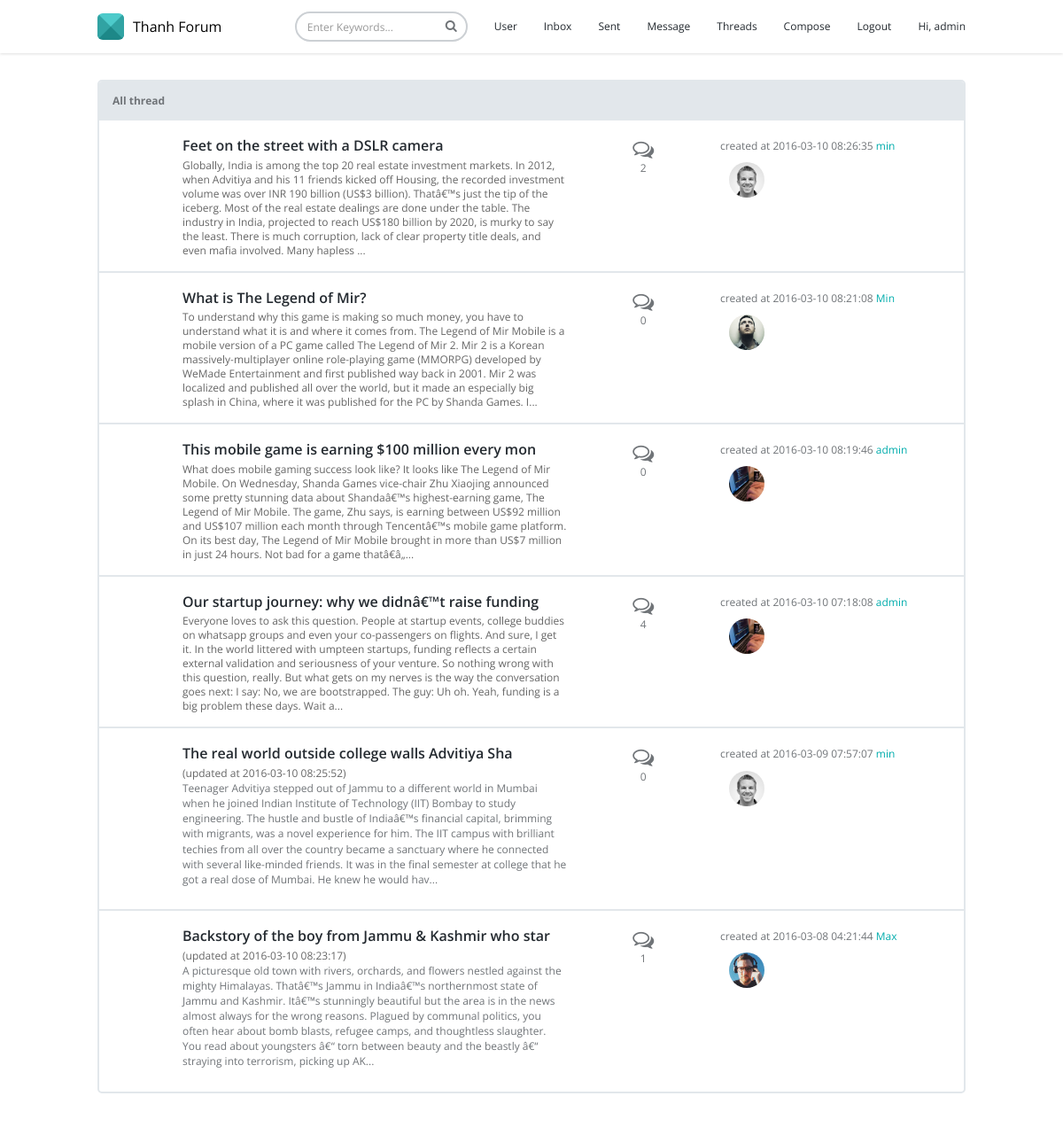
The page /home.php (signed in) on the database its author committed.
### tables this page shows
CREATE TABLE IF NOT EXISTS `thread` (
  `id` int(11) unsigned NOT NULL AUTO_INCREMENT,
  `title` varchar(50) NOT NULL,
  `content` text NOT NULL,
  `created_by` int(11) unsigned NOT NULL,
  `created_at` int(10) NOT NULL,
  `updated_at` int(10) DEFAULT NULL,
  PRIMARY KEY (`id`),
  KEY `created_by` (`created_by`)
);

CREATE TABLE IF NOT EXISTS `user` (
  `id` int(11) unsigned NOT NULL AUTO_INCREMENT,
  `name` varchar(50) NOT NULL,
  `email` varchar(50) NOT NULL,
  `avatar` varchar(100) DEFAULT NULL,
  `password` varchar(50) NOT NULL,
  PRIMARY KEY (`id`)
);

### OOPDatabase.php (called while the page is built, shortened)
<?php
class OOPDatabase{
	protected $_connection;
	public function __construct(){
		$this->_connection = mysqli_connect('localhost','root','123456','company');
	}
	public function getCommentByThreadId($id){
		$comments = array();
		$query = mysqli_query($this->_connection, "select * from post where thread_id = $id order by id desc");
		while ($row = mysqli_fetch_array($query)) {
			$comments[] = $this->loadComment($row);
		}
		return $comments;
	}
	public function loadComment($row){
		$comment = new Comment();
		$comment->id 		 = $row['id'];
		$comment->thread_id  = $row['thread_id'];
		$comment->content    = $row['content'];
		$comment->created_by = $row['created_by'];
		$comment->created_at = $row['created_at'];
		$comment->updated_at = $row['updated_at'];
		return $comment;
	}
	public function getThread(){
		$threads = [];
		$query = mysqli_query($this->_connection, "select * from thread order by id desc");
		while ($row = mysqli_fetch_array($query)) {
			$threads[] = $this->loadThread($row);
		}
		return $threads;
	}
	public function loadThread($row){
		$thread = new Thread();
		$thread->id = $row['id'];
		$thread->title = $row['title'];
		$thread->content = $row['content'];
		$thread->created_by = $row['created_by'];
		$thread->created_at = $row['created_at'];
		$thread->updated_at = $row['updated_at'];
		return $thread;
	}
	public function getNameById($id){
		$query = mysqli_query($this->_connection, "select * from user where id = $id");
		$row = mysqli_fetch_array($query);
		$user = new User();
		$user->name = $row['name'];
		return $user->name;
	}
	public function getAvatarById($id){
		$query = mysqli_query($this->_connection, "select * from user where id = $id");
		$row = mysqli_fetch_array($query);
		$user = new User();
		$user->avatar = $row['avatar'];
		return $user->avatar;
	}
}

### home.php (the view, shortened to what this page needs)
<?php
require('OOPDatabase.php');
$database = new OOPDatabase();
$threads = $database->getThread();
?>
<!DOCTYPE html>
<html lang="en">
<head>
	<?php include('header.php');?>
	<link type='text/css' rel='stylesheet' href='style.css'/>
</head>
<body>
	<?php include('menu.php'); ?>
	<div class="content">
		<div class="container">
			<div class="panel panel-forum">
				<div class="panel-heading">
					<h4 class="panel-title">All thread</h4>
				</div>
				<ul class="forum-list">
					<?php foreach ($threads as $key => $thread): ?>
						<li>
							<div class="info-container">
								<div class="info">
									<h4 class="title"><a href="/view_thread.php?id=<?php echo $thread->id ?>"><?php echo $thread->title ?></a></h4>
									<p class="desc">
										<?php if(!empty($thread->updated_at)): ?>
										<p class="desc">(updated at <?php echo date('Y-m-d h:i:s',$thread->updated_at).')'; ?></p>
										<?php endif ?>
										<?php
											echo substr($thread->content, 0,500);
											if(strlen($thread->content) > 500){ echo '...'; }
											echo '<br>';
										?>
									</p>
								</div>
								<div class="total-count">
									<td class="text-center"><div><i class="fa fa-2x fa-comments-o"></i></div><div class="hidden-xs">
										<?php echo count($database->getCommentByThreadId($thread->id)) ?>
									</div></td>
								</div>
								<div class="latest-post">
									<p class="time">created at <?php echo date('Y-m-d h:i:s',$thread->created_at) ?> <a href="view_user.php?id=<?php echo $thread->created_by ?>" class="user"><?php echo $database->getNameById($thread->created_by) ?><div class="avatar_home"><img src="<?php echo $database->getAvatarById($thread->created_by) ?>" class="img-circle" alt="avatar" height="40" width="40"></div></a></p></br>
								</div>
							</div>
						</li>
					<?php endforeach ?>
				</ul>
			</div>
		</div>
	</div>
</body>
</html>

### assets/css/theme/default.css (style rules this page uses)
.text-theme, a { color: #00acac; }

### style.css (style rules this page uses)
.avatar_home { margin-left: 10px; }

### rows shown on the page
thread: title "Feet on the street with a DSLR camera", content "Globally, India is among the top 20 real estate investment markets. In 2012, when Advitiya and his 11 friends kicked off Housing, the recorded investment volume was over INR 190 billion (US$3 billion). Thatâ€™s just the tip of the iceberg. Most of the real estate dealings are done under the table. The industry in India, projected to reach US$180 billion by 2020, is murky to say the least. There is much corruption, lack of clear property title deals, and even mafia involved. Many hapless", count($database->getCommentByThreadId($thread->id)) "2", created_at "2016-03-10 08:26:35", created_by.name "min", created_by.avatar (picture)
thread: title "What is The Legend of Mir?", content "To understand why this game is making so much money, you have to understand what it is and where it comes from. The Legend of Mir Mobile is a mobile version of a PC game called The Legend of Mir 2. Mir 2 is a Korean massively-multiplayer online role-playing game (MMORPG) developed by WeMade Entertainment and first published way back in 2001. Mir 2 was localized and published all over the world, but it made an especially big splash in China, where it was published for the PC by Shanda Games. I", count($database->getCommentByThreadId($thread->id)) "0", created_at "2016-03-10 08:21:08", created_by.name "Min", created_by.avatar (picture)
thread: title "This mobile game is earning $100 million every mon", content "What does mobile gaming success look like? It looks like The Legend of Mir Mobile. On Wednesday, Shanda Games vice-chair Zhu Xiaojing announced some pretty stunning data about Shandaâ€™s highest-earning game, The Legend of Mir Mobile. The game, Zhu says, is earning between US$92 million and US$107 million each month through Tencentâ€™s mobile game platform. On its best day, The Legend of Mir Mobile brought in more than US$7 million in just 24 hours. Not bad for a game thatâ€â„", count($database->getCommentByThreadId($thread->id)) "0", created_at "2016-03-10 08:19:46", created_by.name "admin", created_by.avatar (picture)
thread: title "Our startup journey: why we didnâ€™t raise funding", content "Everyone loves to ask this question. People at startup events, college buddies on whatsapp groups and even your co-passengers on flights. And sure, I get it. In the world littered with umpteen startups, funding reflects a certain external validation and seriousness of your venture. So nothing wrong with this question, really. But what gets on my nerves is the way the conversation goes next: I say: No, we are bootstrapped. The guy: Uh oh. Yeah, funding is a big problem these days. Wait a", count($database->getCommentByThreadId($thread->id)) "4", created_at "2016-03-10 07:18:08", created_by.name "admin", created_by.avatar (picture)
thread: title "The real world outside college walls Advitiya Sha", updated_at "2016-03-10 08:25:52", content "Teenager Advitiya stepped out of Jammu to a different world in Mumbai when he joined Indian Institute of Technology (IIT) Bombay to study engineering. The hustle and bustle of Indiaâ€™s financial capital, brimming with migrants, was a novel experience for him. The IIT campus with brilliant techies from all over the country became a sanctuary where he connected with several like-minded friends. It was in the final semester at college that he got a real dose of Mumbai. He knew he would hav", count($database->getCommentByThreadId($thread->id)) "0", created_at "2016-03-09 07:57:07", created_by.name "min", created_by.avatar (picture)
thread: title "Backstory of the boy from Jammu & Kashmir who star", updated_at "2016-03-10 08:23:17", content "A picturesque old town with rivers, orchards, and flowers nestled against the mighty Himalayas. Thatâ€™s Jammu in Indiaâ€™s northernmost state of Jammu and Kashmir. Itâ€™s stunningly beautiful but the area is in the news almost always for the wrong reasons. Plagued by communal politics, you often hear about bomb blasts, refugee camps, and thoughtless slaughter. You read about youngsters â€“ torn between beauty and the beastly â€“ straying into terrorism, picking up AK", count($database->getCommentByThreadId($thread->id)) "1", created_at "2016-03-08 04:21:44", created_by.name "Max", created_by.avatar (picture)

### other values the page prints
$user_name "admin"
